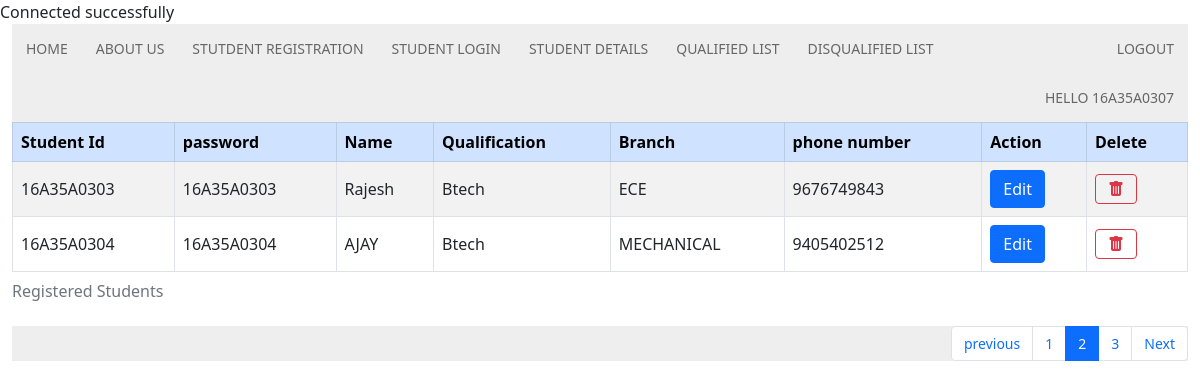
The page /studentdetails.php?page=2 (signed in) on the database its author committed.
### tables this page shows
CREATE TABLE `student_registration` (
  `sid` varchar(20) NOT NULL,
  `pwd` varchar(20) NOT NULL,
  `sname` varchar(20) NOT NULL,
  `qualification` varchar(10) NOT NULL,
  `branch` varchar(20) NOT NULL,
  `phno` varchar(10) NOT NULL,
  `marks` int(3) DEFAULT NULL,
  `Role` int(1) NOT NULL
);

### Studentdetails.php (the view, shortened to what this page needs)
<!doctype html>
<html lang="en">
  <head>
<link href="https://cdn.jsdelivr.net/npm/bootstrap@5.1.0/dist/css/bootstrap.min.css" rel="stylesheet">
<link rel="stylesheet" href="https://cdn.jsdelivr.net/npm/bootstrap-icons@1.5.0/font/bootstrap-icons.css">
<title>Student Details</title></head>
<body>
    <div class="container-fluid">
   <table border=1 cellspacing="0" cellpadding="5px" class="table table-striped table-bordered align-middle">
    <caption>Registered Students</caption>
   	<thead class="table-primary">
   		<tr>
   			<th>Student Id</th>
        <th>password</th>
   			<th>Name</th>
   			<th class=>Qualification</th>
   			<th>Branch</th>
   			<th>phone number</th>
   			<th>Action</th>
   			<th>Delete</th>
   		</tr>
   </thead>
 <?php
 $per_page=2;
 if(isset($_GET['page']))
 {
 $pageno=$_GET['page'];
 $start=($pageno-1)*2;
}
else
{
	$pageno=1;
	$start=0;
}
$result = mysqli_query($connection , "SELECT * FROM student_registration LIMIT $start, $per_page");
 while($row = mysqli_fetch_array($result, MYSQLI_NUM))
 {
echo "<tr><td>" . $row[0] . "</td><td>"
. $row[1] . "</td><td>".$row[2]."</td><td>"
.$row[3]."</td><td>".$row[4]."</td><td>"
.$row[5]."</td>
<td><a href=edit.php?id=".$row[0]." class= 'btn btn-primary'>Edit</a></td><td><a class='btn btn-outline-danger' href=delete.php?id=".$row[0]."><i class='bi bi-trash-fill'></i></a></td></tr>";
}
echo "</table>";
?>
<nav aria-label="Page navigation example">
  <ul class="pagination justify-content-end">
    <?php
    if($pageno>1)
    {
    $pagep=$pageno-1;
    echo("<li class=page-item>
      <a class='page-link' href='studentdetails.php?page=$pagep'>previous</a>
    </li>");}
    for($i=1;$i<4;$i++)
    {
    	if ($i==$pageno)
    	$active="active";
      else
      	$active="";
    	echo "<li class='page-item $active'><a class='page-link' href='studentdetails.php?page=$i'>$i</a></li>";
    }
    if($pageno<3)
    {
    $pagen=$pageno+1;
    echo("<li class=page-item>
      <a class='page-link' href='studentdetails.php?page=$pagen'>Next</a>
    </li>");
    }
    ?>
  </ul>
</nav>
</body>
</html>

### style.css (style rules this page uses)
nav { width:100%; margin:0; font-size: 14px; }
nav ul { background-color:#eee; overflow:hidden; margin:0; padding:0; }
ul.topnav li { list-style:none; float:left; }
ul.topnav li.topnav-right { float:right; }
ul.topnav li a, ul.topnav li span { display: block; text-decoration:none; min-height: 16px; padding:14px; text-transform: uppercase; color:#666; }
.content { background-color: rgba(255, 255, 255, 0.9); font-size: 20px ; min-height:100%; min-width:100%; }

### rows shown on the page
student_registration: sid "16A35A0303", pwd "16A35A0303", sname "Rajesh", qualification "Btech", branch "ECE", phno "9676749843"
student_registration: sid "16A35A0304", pwd "16A35A0304", sname "AJAY", qualification "Btech", branch "MECHANICAL", phno "9405402512"
